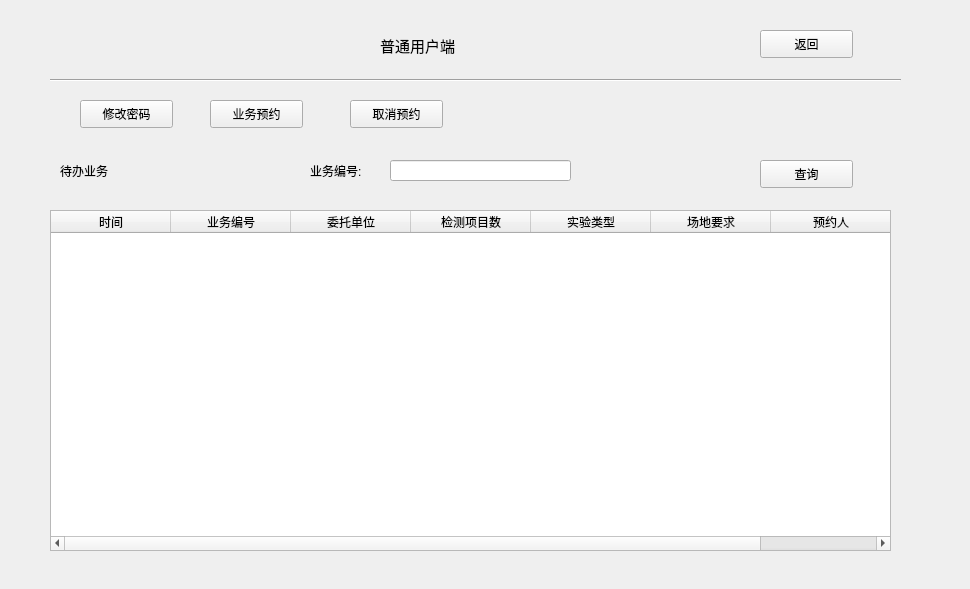
<?xml version="1.0" encoding="UTF-8"?>
<ui version="4.0">
 <class>Form</class>
 <widget class="QWidget" name="Form">
  <property name="geometry">
   <rect>
    <x>0</x>
    <y>0</y>
    <width>970</width>
    <height>589</height>
   </rect>
  </property>
  <property name="windowTitle">
   <string>Form</string>
  </property>
  <widget class="QPushButton" name="pushButton">
   <property name="geometry">
    <rect>
     <x>80</x>
     <y>100</y>
     <width>93</width>
     <height>28</height>
    </rect>
   </property>
   <property name="text">
    <string>修改密码</string>
   </property>
  </widget>
  <widget class="QPushButton" name="pushButton_2">
   <property name="geometry">
    <rect>
     <x>210</x>
     <y>100</y>
     <width>93</width>
     <height>28</height>
    </rect>
   </property>
   <property name="text">
    <string>业务预约</string>
   </property>
  </widget>
  <widget class="QPushButton" name="pushButton_3">
   <property name="geometry">
    <rect>
     <x>350</x>
     <y>100</y>
     <width>93</width>
     <height>28</height>
    </rect>
   </property>
   <property name="text">
    <string>取消预约</string>
   </property>
  </widget>
  <widget class="Line" name="line">
   <property name="geometry">
    <rect>
     <x>50</x>
     <y>70</y>
     <width>851</width>
     <height>20</height>
    </rect>
   </property>
   <property name="orientation">
    <enum>Qt::Horizontal</enum>
   </property>
  </widget>
  <widget class="QLabel" name="label">
   <property name="geometry">
    <rect>
     <x>70</x>
     <y>30</y>
     <width>151</width>
     <height>31</height>
    </rect>
   </property>
   <property name="font">
    <font>
     <family>Arial</family>
     <pointsize>11</pointsize>
    </font>
   </property>
   <property name="text">
    <string/>
   </property>
  </widget>
  <widget class="QLabel" name="label_2">
   <property name="geometry">
    <rect>
     <x>380</x>
     <y>30</y>
     <width>101</width>
     <height>31</height>
    </rect>
   </property>
   <property name="font">
    <font>
     <family>Arial</family>
     <pointsize>11</pointsize>
    </font>
   </property>
   <property name="text">
    <string>普通用户端</string>
   </property>
  </widget>
  <widget class="QPushButton" name="pushButton_7">
   <property name="geometry">
    <rect>
     <x>760</x>
     <y>30</y>
     <width>93</width>
     <height>28</height>
    </rect>
   </property>
   <property name="text">
    <string>返回</string>
   </property>
  </widget>
  <widget class="QTableWidget" name="tableWidget">
   <property name="geometry">
    <rect>
     <x>50</x>
     <y>210</y>
     <width>841</width>
     <height>341</height>
    </rect>
   </property>
   <property name="minimumSize">
    <size>
     <width>841</width>
     <height>0</height>
    </size>
   </property>
   <property name="maximumSize">
    <size>
     <width>841</width>
     <height>16777215</height>
    </size>
   </property>
   <attribute name="horizontalHeaderVisible">
    <bool>true</bool>
   </attribute>
   <attribute name="horizontalHeaderCascadingSectionResizes">
    <bool>false</bool>
   </attribute>
   <attribute name="horizontalHeaderMinimumSectionSize">
    <number>30</number>
   </attribute>
   <attribute name="horizontalHeaderDefaultSectionSize">
    <number>120</number>
   </attribute>
   <attribute name="horizontalHeaderHighlightSections">
    <bool>true</bool>
   </attribute>
   <attribute name="horizontalHeaderShowSortIndicator" stdset="0">
    <bool>false</bool>
   </attribute>
   <attribute name="verticalHeaderVisible">
    <bool>true</bool>
   </attribute>
   <attribute name="verticalHeaderHighlightSections">
    <bool>true</bool>
   </attribute>
   <column>
    <property name="text">
     <string>时间</string>
    </property>
   </column>
   <column>
    <property name="text">
     <string>业务编号</string>
    </property>
   </column>
   <column>
    <property name="text">
     <string>委托单位</string>
    </property>
   </column>
   <column>
    <property name="text">
     <string>检测项目数</string>
    </property>
   </column>
   <column>
    <property name="text">
     <string>实验类型</string>
    </property>
   </column>
   <column>
    <property name="text">
     <string>场地要求</string>
    </property>
   </column>
   <column>
    <property name="text">
     <string>预约人</string>
    </property>
   </column>
  </widget>
  <widget class="QLabel" name="label_3">
   <property name="geometry">
    <rect>
     <x>60</x>
     <y>160</y>
     <width>101</width>
     <height>21</height>
    </rect>
   </property>
   <property name="text">
    <string>待办业务</string>
   </property>
  </widget>
  <widget class="QLabel" name="label_4">
   <property name="geometry">
    <rect>
     <x>310</x>
     <y>160</y>
     <width>71</width>
     <height>21</height>
    </rect>
   </property>
   <property name="text">
    <string>业务编号:</string>
   </property>
  </widget>
  <widget class="QLineEdit" name="lineEdit">
   <property name="geometry">
    <rect>
     <x>390</x>
     <y>160</y>
     <width>181</width>
     <height>21</height>
    </rect>
   </property>
  </widget>
  <widget class="QPushButton" name="pushButton_8">
   <property name="geometry">
    <rect>
     <x>760</x>
     <y>160</y>
     <width>93</width>
     <height>28</height>
    </rect>
   </property>
   <property name="text">
    <string>查询</string>
   </property>
  </widget>
 </widget>
 <resources/>
 <connections/>
</ui>
